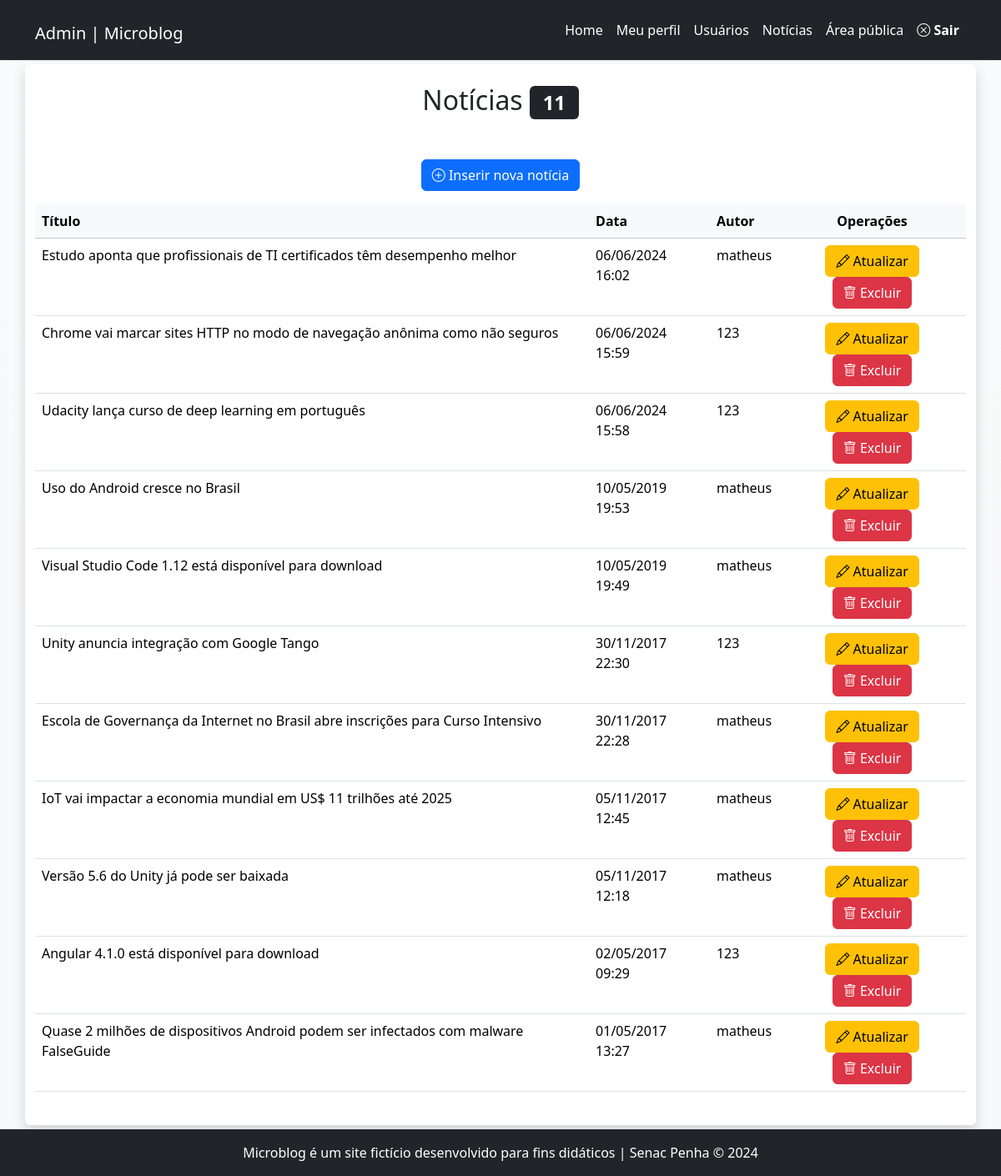
Page /admin/noticias.php (signed in) on the committed database.
### tables this page shows
CREATE TABLE `noticias` (
  `id` int(11) NOT NULL,
  `data` datetime NOT NULL DEFAULT current_timestamp(),
  `titulo` varchar(150) NOT NULL,
  `texto` text NOT NULL,
  `resumo` tinytext NOT NULL,
  `imagem` varchar(45) NOT NULL,
  `usuario_id` int(11) NOT NULL
);

CREATE TABLE `usuarios` (
  `id` int(11) NOT NULL,
  `nome` varchar(45) NOT NULL,
  `email` varchar(45) NOT NULL,
  `senha` varchar(255) NOT NULL,
  `tipo` enum('admin','editor') NOT NULL
);

### inc/funcoes-noticias.php (called while the page is built, shortened)
<?php
function formataData($data){
    return date("d/m/Y H:i", strtotime($data));
}
function lerNoticias($conexao, $idUsuario, $tipoUsuario){
    if($tipoUsuario == 'admin'){
        $sql = "SELECT
        noticias.id,
        noticias.titulo,
        noticias.data,
        usuarios.nome
        FROM noticias JOIN usuarios
        ON noticias.usuario_id = usuarios.id
        ORDER BY data DESC";
    } else {
        $sql = "SELECT titulo, data, id FROM noticias WHERE usuario_id = $idUsuario ORDER BY data DESC";
    }
    $resultado = mysqli_query($conexao, $sql) or die(mysqli_error($conexao));
    return mysqli_fetch_all($resultado, MYSQLI_ASSOC);
}

### admin/noticias.php (the view)
<?php
require_once "../inc/cabecalho-admin.php";
require_once "../inc/funcoes-noticias.php";
$idUsuario = $_SESSION['id'];
$tipoUsuario = $_SESSION['tipo'];
$listaDeNoticias = lerNoticias($conexao, $idUsuario, $tipoUsuario);
?>
<div class="row">
	<article class="col-12 bg-white rounded shadow my-1 py-4">
		<h2 class="text-center">
			Notícias <span class="badge bg-dark"><?=count($listaDeNoticias)?></span>
		</h2>
		<p class="text-center mt-5">
			<a class="btn btn-primary" href="noticia-insere.php">
				<i class="bi bi-plus-circle"></i>
				Inserir nova notícia</a>
		</p>
		<div class="table-responsive">
			<table class="table table-hover">
				<thead class="table-light">
					<tr>
						<th>Título</th>
						<th>Data</th>
						<?php if($tipoUsuario == 'admin') { ?>
						<th>Autor</th>
						<?php } ?>
						<th class="text-center">Operações</th>
					</tr>
				</thead>
				<tbody>
					<?php foreach ($listaDeNoticias as $noticia) { ?>
						<tr>
							<td><?= $noticia['titulo'] ?></td>
							<td> <?=formataData(($noticia['data']))?> </td>
							<?php if($tipoUsuario == 'admin') { ?>
							<td> <?= $noticia['nome'] ?> </td>
								<?php } ?>
							<td class="text-center">
								<a class="btn btn-warning" href="noticia-atualiza.php?id=<?=$noticia['id']?>">
									<i class="bi bi-pencil"></i> Atualizar
								</a>
								<a class="btn btn-danger excluir" href="noticia-exclui.php?id=<?=$noticia['id']?>">
									<i class="bi bi-trash"></i> Excluir
								</a>
							</td>
						</tr>
					<?php
					};
					?>
				</tbody>
			</table>
		</div>
	</article>
</div>
<?php
require_once "../inc/rodape-admin.php";
?>

### inc/cabecalho-admin.php (shortened to what this page needs)
<!DOCTYPE html>
<html lang="pt-br" class="h-100">
<head>
<link href="https://cdn.jsdelivr.net/npm/bootstrap@5.3.3/dist/css/bootstrap.min.css" rel="stylesheet">
<link rel="stylesheet" href="https://cdn.jsdelivr.net/npm/bootstrap-icons@1.11.3/font/bootstrap-icons.min.css">
<link rel="stylesheet" href="../css/style.css">
</head>
<body id="admin" class="d-flex flex-column h-100 bg-light bg-gradient">
<header id="topo" class="border-bottom sticky-top">
<nav class="navbar navbar-expand-lg navbar-dark bg-dark justify-content-between">
  <div class="container">
    <h1><a class="navbar-brand" href="index.php">Admin | Microblog</a></h1>
    <div class="collapse navbar-collapse" id="navbarSupportedContent">
        <ul class="navbar-nav ms-auto mb-2 mb-lg-0">
            <li class="nav-item">
                <a class="nav-link" href="index.php">Home</a>
            </li>
            <li class="nav-item">
                <a class="nav-link" href="meu-perfil.php">Meu perfil</a>
            </li>
             <?php if($_SESSION['tipo'] == "admin") : ?>
            <li class="nav-item">
                <a class="nav-link" href="usuarios.php">Usuários</a>
            </li>
            <?php endif; ?>
            <li class="nav-item">
                <a class="nav-link" href="noticias.php">Notícias</a>
            </li>
            <li class="nav-item">
                <a class="nav-link" href="../index.php" target="_blank">Área pública</a>
            </li>
            <li class="nav-item">
                <a class="nav-link fw-bold" href="?sair"> <i class="bi bi-x-circle"></i> Sair</a>
            </li>
        </ul>
    </div>
  </div>
</nav>
</header>
<main class="flex-shrink-0">
    <div class="container">

### inc/rodape-admin.php (shortened to what this page needs)
</div>
</main>
<footer class="footer mt-auto py-3 bg-dark border-top">
    <div class="container text-center text-white">
        Microblog é um site fictício desenvolvido para fins didáticos | Senac Penha &copy; 2024
    </div>
</footer>
</body>
</html>

### css/style.css (style rules this page uses)
#admin .nav-link { color: white; }

### rows in the picture
noticias: titulo "Estudo aponta que profissionais de TI certificados têm desempenho melhor", data "06/06/2024 16:02", usuario.nome "matheus"
noticias: titulo "Chrome vai marcar sites HTTP no modo de navegação anônima como não seguros", data "06/06/2024 15:59", usuario.nome "123"
noticias: titulo "Udacity lança curso de deep learning em português", data "06/06/2024 15:58", usuario.nome "123"
noticias: titulo "Uso do Android cresce no Brasil", data "10/05/2019 19:53", usuario.nome "matheus"
noticias: titulo "Visual Studio Code 1.12 está disponível para download", data "10/05/2019 19:49", usuario.nome "matheus"
noticias: titulo "Unity anuncia integração com Google Tango", data "30/11/2017 22:30", usuario.nome "123"
noticias: titulo "Escola de Governança da Internet no Brasil abre inscrições para Curso Intensivo", data "30/11/2017 22:28", usuario.nome "matheus"
noticias: titulo "IoT vai impactar a economia mundial em US$ 11 trilhões até 2025", data "05/11/2017 12:45", usuario.nome "matheus"
noticias: titulo "Versão 5.6 do Unity já pode ser baixada", data "05/11/2017 12:18", usuario.nome "matheus"
noticias: titulo "Angular 4.1.0 está disponível para download", data "02/05/2017 09:29", usuario.nome "123"
noticias: titulo "Quase 2 milhões de dispositivos Android podem ser infectados com malware FalseGuide", data "01/05/2017 13:27", usuario.nome "matheus"

### other values in the picture
count($listaDeNoticias) "11"
